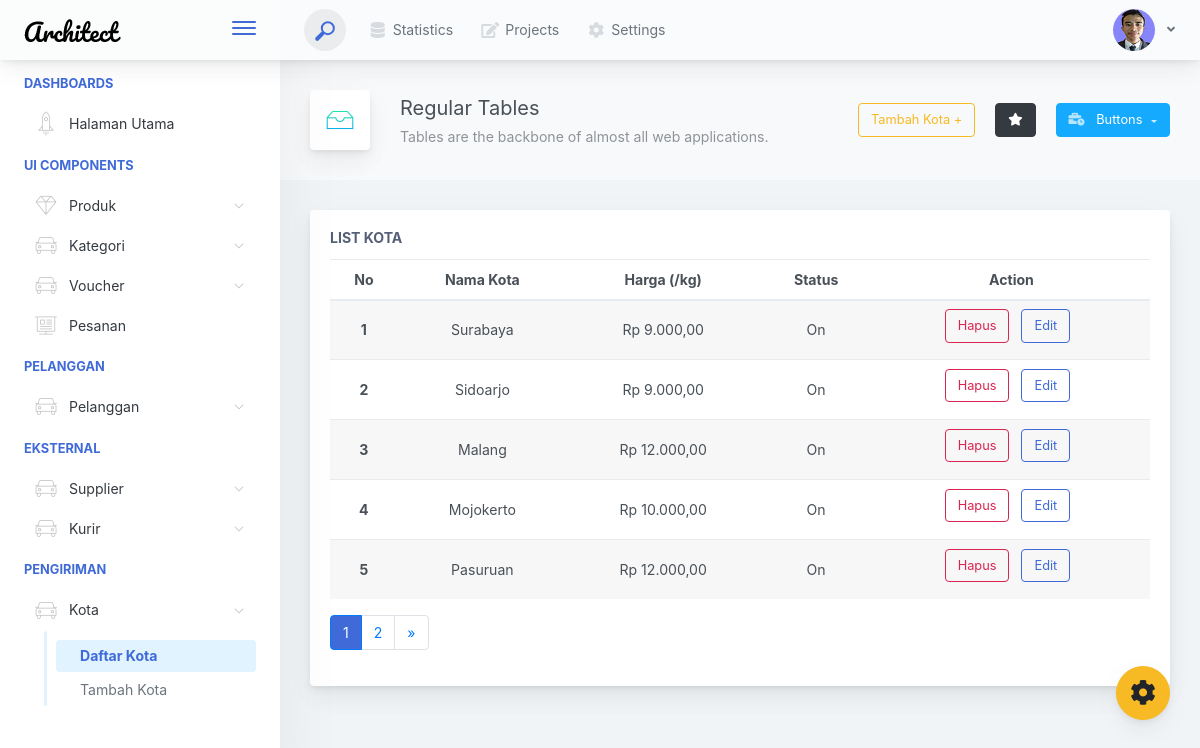
The app's page /admin/index.php?module=kota&action=list (signed in) with its own data.
### tables this page shows
CREATE TABLE `kota` (
  `kota_id` int(11) NOT NULL,
  `nama_kota` varchar(150) NOT NULL,
  `harga` int(11) NOT NULL,
  `status` enum('on','off') NOT NULL
);

### admin/module/kota/list.php (the view, shortened to what this page needs)
<?php
    $pagination = isset($_GET["pagination"]) ? $_GET["pagination"] : 1 ;
    $mulai_dari = ($pagination-1) * $data_per_halaman;
    $where = false;
    $kota = query("select * from $module $where LIMIT $mulai_dari,$data_per_halaman");
?>
                    <div class="app-main__inner">
                        <div class="app-page-title">
                            <div class="page-title-wrapper">
                                <div class="page-title-heading">
                                    <div class="page-title-icon">
                                        <i class="pe-7s-drawer icon-gradient bg-happy-itmeo">
                                        </i>
                                    </div>
                                    <div>Regular Tables
                                        <div class="page-title-subheading">Tables are the backbone of almost all web applications.
                                        </div>
                                    </div>
                                </div>
                                <div class="page-title-actions">
                                        <?= tombol_tambah();?>
                                        <button type="button" data-toggle="tooltip" title="Example Tooltip" data-placement="bottom" class="btn-shadow mr-3 btn btn-dark">
                                            <i class="fa fa-star"></i>
                                        </button>
                                        <div class="d-inline-block dropdown">
                                            <button type="button" data-toggle="dropdown" aria-haspopup="true" aria-expanded="false" class="btn-shadow dropdown-toggle btn btn-info">
                                                <span class="btn-icon-wrapper pr-2 opacity-7">
                                                    <i class="fa fa-business-time fa-w-20"></i>
                                                </span>
                                                Buttons
                                            </button>
                                        </div>
                                </div>
                            </div>
                        </div>
                        <div class="row">
                            <div class="col-lg-12">
                                <div class="main-card mb-3 card">
                                    <div class="card-body">
                                        <h5 class="card-title">List kota</h5>
                                        <div class="table-responsive">
                                            <table class="mb-0 table table-striped text-center table-hover ">
                                                <thead>
                                                <tr>
                                                    <th scope="col">No</th>
                                                    <th scope="col">Nama Kota</th>
                                                    <th scope="col">Harga (/kg)</th>
                                                    <th scope="col">Status</th>
                                                    <th scope="col">Action</th>
                                                </tr>
                                                </thead>
                                                <tbody>
                                                <?php
                                                    $no = 1 + $mulai_dari;
                                                    foreach($kota as $kota_part): ?>
                                                            <tr>
                                                                <th scope="row"><?= $no ?></th>
                                                                <td><?= $kota_part["nama_kota"] ?></td>
                                                                <td><?= rupiah($kota_part["harga"]) ?></td>
                                                                <td><?= ucwords($kota_part["status"]) ?></td>
                                                                <td>
                                                                    <form action="module/proses.php" method="POST">
                                                                        <button class="mb-2 mr-2 btn-transition btn btn-outline-danger" name="submit" value="hapus"
                                                                        onclick="return confirm('yakin');">Hapus</button>
                                                                        <button class="mb-2 mr-2 btn-transition btn btn-outline-primary" name="submit" value="edit"
                                                                        >Edit</button>
                                                                    </form>
                                                                </td>
                                                            </tr>
                                                <?php $no++;
                                                    endforeach; ?>
                                                </tbody>
                                            </table>
                                        </div>
                                    </div>
                                </div>
                            </div>
                        </div>
                    </div>

### records on screen
kota: nama_kota "Surabaya", harga "Rp 9.000,00", status "On"
kota: nama_kota "Sidoarjo", harga "Rp 9.000,00", status "On"
kota: nama_kota "Malang", harga "Rp 12.000,00", status "On"
kota: nama_kota "Mojokerto", harga "Rp 10.000,00", status "On"
kota: nama_kota "Pasuruan", harga "Rp 12.000,00", status "On"

### other values on screen
$module "Kota"
